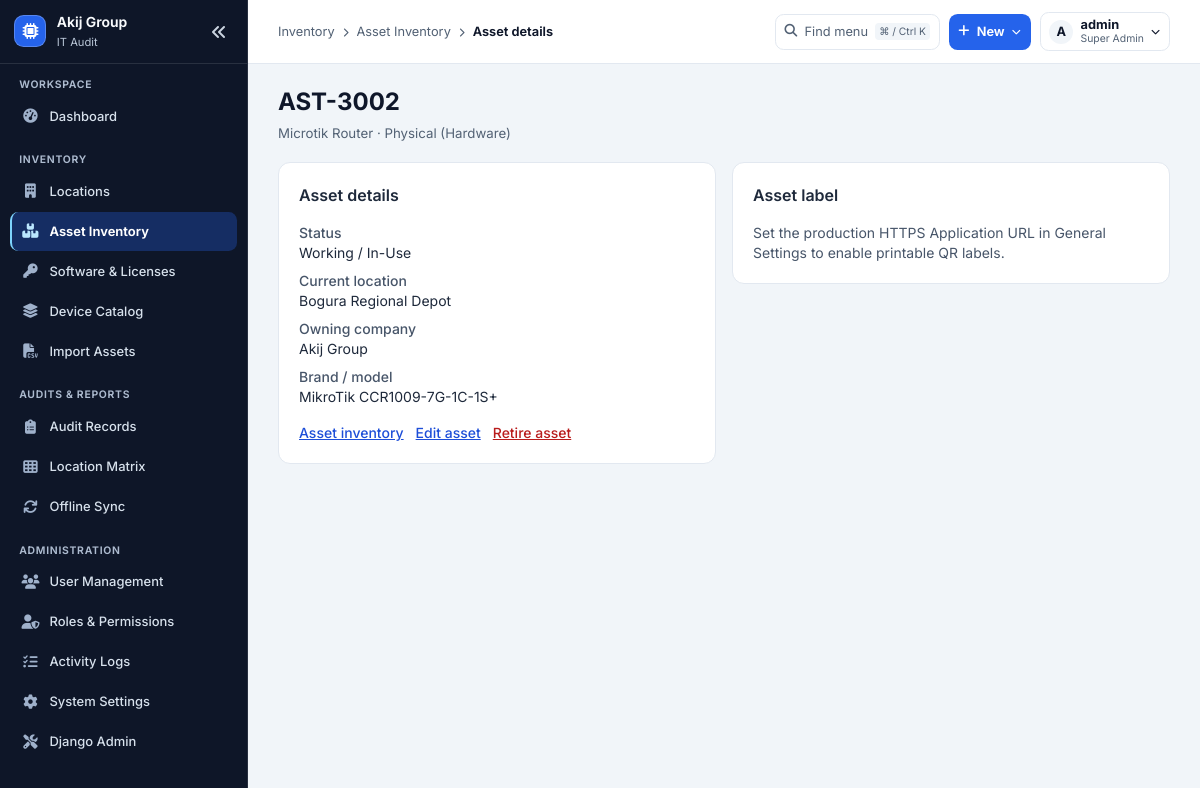
Screenshot of /assets/16/ (signed in) with the database file from the repository.
### apps/locations/models.py (models this page shows, shortened)
class Company(TimeStampedModel):
    name = models.CharField(max_length=150, default="Akij Group")
    short_code = models.CharField(max_length=20, default="AKIJ", unique=True)
    description = models.TextField(blank=True, null=True)
    class Meta:
        verbose_name_plural = "Companies"
        ordering = ['name']

class Location(TimeStampedModel):
    LOCATION_TYPES = (
        ('HEAD_OFFICE', 'Head Office'),
        ('FACTORY', 'Factory'),
        ('WAREHOUSE', 'Warehouse'),
        ('DEPOT', 'Depot'),
        ('BRANCH', 'Branch'),
    )
    DIVISION_CHOICES = (
        ('Dhaka', 'Dhaka'),
        ('Chattogram', 'Chattogram'),
        ('Sylhet', 'Sylhet'),
        ('Rajshahi', 'Rajshahi'),
        ('Khulna', 'Khulna'),
        ('Barishal', 'Barishal'),
        ('Rangpur', 'Rangpur'),
        ('Mymensingh', 'Mymensingh'),
    )
    company = models.ForeignKey(Company, on_delete=models.CASCADE, related_name='locations')
    location_id = models.CharField(max_length=30, unique=True, null=True, blank=True, verbose_name="Location ID", db_index=True)
    name = models.CharField(max_length=150, verbose_name="Location Name")
    code = models.CharField(max_length=50, unique=True, verbose_name="Location Code")
    location_type = models.CharField(max_length=20, choices=LOCATION_TYPES, default='FACTORY', verbose_name="Location Type")
    address = models.TextField(blank=True, null=True, verbose_name="Address")
    city = models.CharField(max_length=100, blank=True, null=True, verbose_name="City")
    division = models.CharField(max_length=50, choices=DIVISION_CHOICES, blank=True, null=True, verbose_name="Division")
    parent_location = models.ForeignKey('self', on_delete=models.SET_NULL, null=True, blank=True, related_name='sub_locations', verbose_name="Parent Location")
    contact_person = models.CharField(max_length=120, blank=True, null=True, verbose_name="Contact Person")
    contact_number = models.CharField(max_length=50, blank=True, null=True, verbose_name="Contact Number")
    description = models.TextField(blank=True, null=True, verbose_name="Description")
    class Meta:
        ordering = ['location_type', 'name']
    @property
    def in_charge_name(self):
        return self.contact_person or ""
    @property
    def in_charge_phone(self):
        return self.contact_number or ""

### apps/devices/models.py (models this page shows, shortened)
class Asset(TimeStampedModel):
    NATURE_CHOICES = (
        ('PHYSICAL', 'Physical (Hardware)'),
        ('LOGICAL', 'Logical / Virtual (Software/License/Cloud)'),
    )
    STATUS_CHOICES = (
        ('IN_USE', 'Working / In-Use'),
        ('BACKUP', 'Backup / Spare'),
        ('FAULTY', 'Faulty / Under Repair'),
        ('SCRAP', 'Damaged / Scrap'),
    )
    asset_nature = models.CharField(
        max_length=20,
        choices=NATURE_CHOICES,
        default='PHYSICAL',
        verbose_name="Asset Nature",
        db_index=True
    )
    asset_tag = models.CharField(max_length=50, unique=True, blank=True, verbose_name="Asset Tag / ID")
    retired_at = models.DateTimeField(null=True, blank=True, db_index=True)
    device_type = models.ForeignKey(DeviceType, on_delete=models.PROTECT, related_name='assets', verbose_name="Device / Asset Type")
    location = models.ForeignKey('locations.Location', on_delete=models.PROTECT, related_name='assets', verbose_name="Location")
    owning_company = models.ForeignKey('locations.Company', on_delete=models.PROTECT, null=True, blank=True, related_name='owned_assets')
    brand = models.CharField(max_length=100, blank=True, null=True, verbose_name="Brand / Manufacturer")
    model_name = models.CharField(max_length=120, blank=True, null=True, verbose_name="Model Name / No")
    serial_number = models.CharField(max_length=120, blank=True, null=True, verbose_name="Serial Number")
    vendor = models.CharField(max_length=120, blank=True, null=True, verbose_name="Vendor / Publisher")
    version = models.CharField(max_length=100, blank=True, null=True, verbose_name="Version / Edition")
    license_key = models.CharField(max_length=255, blank=True, null=True, verbose_name="License Key / Subscription ID")
    host_server = models.CharField(max_length=150, blank=True, null=True, verbose_name="Host Server / Cloud Cluster")
    COMPLIANCE_CHOICES = (
        ('GENUINE', 'Genuine / Officially Licensed'),
        ('CRACKED_PIRATED', 'Cracked / Pirated (Unlicensed - High Risk)'),
        ('UNLICENSED_EXPIRED', 'Unlicensed / Expired Trial'),
        ('FREE_OPEN_SOURCE', 'Free / Open Source (Approved)'),
        ('OEM_BUNDLED', 'OEM Bundled / Pre-installed'),
    )
    RISK_LEVEL_CHOICES = (
        ('LOW', 'Low Risk (Compliant / Open Source)'),
        ('MEDIUM', 'Medium Risk (Expired / Non-Critical)'),
        ('HIGH', 'High Risk (Pirated Application / EDR Detection)'),
        ('CRITICAL', 'Critical Risk (Cracked OS / Server / Production Threat)'),
    )
    REMEDIATION_CHOICES = (
        ('COMPLIANT', 'Compliant - No Action Needed'),
        ('PURCHASE_OFFICIAL', 'Procure Official License (Budget Required)'),
        ('REPLACE_WITH_OPEN_SOURCE', 'Replace with Free / Open Source Alternative'),
        ('REMOVE_IMMEDIATELY', 'Remove / Uninstall Immediately (Security Threat)'),
    )
    compliance_status = models.CharField(
        max_length=30,
        choices=COMPLIANCE_CHOICES,
        default='GENUINE',
        verbose_name="License Compliance Status",
        db_index=True
    )
    risk_level = models.CharField(
        max_length=20,
        choices=RISK_LEVEL_CHOICES,
        default='LOW',
        verbose_name="Risk Level",
        db_index=True
    )
    remediation_plan = models.CharField(
        max_length=35,
        choices=REMEDIATION_CHOICES,
        default='COMPLIANT',
        verbose_name="Remediation / Mitigation Plan"
    )
    seats_purchased = models.PositiveIntegerField(default=1, verbose_name="Total Seats / Licenses")
    seats_allocated = models.PositiveIntegerField(default=1, verbose_name="Allocated / Used Seats")
    department = models.CharField(max_length=100, blank=True, null=True, verbose_name="Department")
    assigned_user = models.CharField(max_length=120, blank=True, null=True, verbose_name="Assigned User / Employee")
    status = models.CharField(max_length=20, choices=STATUS_CHOICES, default='IN_USE', verbose_name="Status")
    ip_address = models.GenericIPAddressField(blank=True, null=True, verbose_name="IP Address")
    mac_address = models.CharField(max_length=50, blank=True, null=True, verbose_name="MAC Address")
    condition = models.CharField(max_length=60, blank=True)
    criticality = models.CharField(max_length=60, blank=True)
    ownership_type = models.CharField(max_length=60, blank=True)
    procurement_type = models.CharField(max_length=60, blank=True)
    currency = models.CharField(max_length=3, blank=True)
    purchase_date = models.DateField(blank=True, null=True, verbose_name="Purchase Date")
    warranty_expiry = models.DateField(blank=True, null=True, verbose_name="Warranty Expiry")
    remarks = models.TextField(blank=True, null=True, verbose_name="Remarks / Specifications")
    class Meta:
        ordering = ['location', '-created_at']

class DeviceType(TimeStampedModel):
    category = models.ForeignKey(DeviceCategory, on_delete=models.CASCADE, related_name='devices')
    name = models.CharField(max_length=120)
    tag_category_code = models.CharField(max_length=4, choices=TAG_CATEGORY_CHOICES, blank=True)
    order = models.PositiveIntegerField(default=1)
    is_count_only = models.BooleanField(default=False, help_text="False for individual asset tracking")
    remarks = models.CharField(max_length=255, blank=True, null=True)
    class Meta:
        ordering = ['category__order', 'order', 'name']
        unique_together = ('category', 'name')

### apps/devices/views.py (the view)
# urls.py: path('assets/<int:asset_id>/', asset_detail_view, name='asset_detail'),
@roles_required(*DASHBOARD_ROUTES)
@require_safe
def asset_detail_view(request, asset_id):
    asset = scoped_asset(request, asset_id)
    return render(request, 'devices/asset_detail.html', {
        'asset': asset, 'label_url': asset_label_url(request, asset),
        'status_label': dict(asset_status_choices(request_preferences(request))).get(asset.status, asset.get_status_display()),
    })

### templates/devices/asset_detail.html (shortened to what this page needs)
{% extends 'base.html' %}
{% block header_title %}{{ asset.asset_tag }}{% endblock %}
{% block header_subtitle %}{{ asset.device_type.name }} · {{ asset.get_asset_nature_display }}{% endblock %}
{% block content %}
<div class="grid max-w-4xl items-start gap-4 md:grid-cols-2">
    <section class="no-print space-y-4 rounded-xl border border-slate-200 bg-white p-5">
        <h2 class="text-base font-semibold">Asset details</h2>
        <dl class="space-y-2 text-sm">
            <div><dt class="font-medium text-slate-600">Status</dt><dd>{% if asset.retired_at %}Retired on {{ asset.retired_at|date:portal.date_format }}{% else %}{{ status_label }}{% endif %}</dd></div>
            <div><dt class="font-medium text-slate-600">Current location</dt><dd>{{ asset.location.name }}</dd></div>
            <div><dt class="font-medium text-slate-600">Owning company</dt><dd>{% if asset.owning_company %}{{ asset.owning_company.name }}{% else %}{{ asset.location.company.name }}{% endif %}</dd></div>
            {% if asset.brand or asset.model_name %}<div><dt class="font-medium text-slate-600">Brand / model</dt><dd>{{ asset.brand|default:'' }} {{ asset.model_name|default:'' }}</dd></div>{% endif %}
        </dl>
        <div class="flex flex-wrap gap-3 text-sm">
            <a class="font-medium text-blue-700 underline" href="{% url 'asset_list' %}">Asset inventory</a>
            {% if not asset.retired_at %}
            <a class="font-medium text-blue-700 underline" href="{% url 'asset_edit' asset.pk %}">Edit asset</a>
            <a class="font-medium text-red-700 underline" href="{% url 'asset_retire' asset.pk %}">Retire asset</a>
            {% endif %}
        </div>
    </section>
    {% if asset.asset_nature == 'PHYSICAL' %}
    <section class="asset-label-panel rounded-xl border border-slate-200 bg-white p-5">
        <h2 class="no-print mb-4 text-base font-semibold">Asset label</h2>
        {% if label_url %}
        <div id="print-asset-label" class="inline-flex items-center gap-3 border border-slate-200 bg-white p-3 text-black">
            <img src="{% url 'asset_label_qr' asset.pk %}" width="86" height="86" alt="QR code for {{ asset.asset_tag }}">
            <div><p>{{ portal.organization_name }}</p><p class="font-mono font-bold">{{ asset.asset_tag }}</p></div>
        </div>
        <div class="no-print mt-4 flex flex-wrap gap-3 text-sm">
            <button type="button" onclick="window.print()" class="rounded-lg bg-blue-600 px-3 py-2 font-semibold text-white">Print QR label</button>
            <a href="{{ label_url }}" class="px-1 py-2 text-blue-700 underline">Open scan link</a>
        </div>
        {% else %}
        <p class="text-sm text-slate-600">Set the production HTTPS Application URL in General Settings to enable printable QR labels.</p>
        {% endif %}
    </section>
    {% endif %}
</div>
{% endblock %}

### templates/navigation/sidebar.html (shortened to what this page needs)
<aside id="portal-sidebar" class="portal-sidebar no-print" data-collapsed="{{ portal.sidebar_collapsed|yesno:'true,false' }}" data-account="{{ request.user.pk }}">
    <div class="portal-sidebar-heading">
        <a class="portal-identity" href="{% url 'dashboard' %}" title="{{ portal.group_name|default:portal.organization_name }}">
            <span class="portal-identity-logo">
                {% firstof portal.sidebar_logo portal.application_logo portal.group_logo as sidebar_logo %}
                {% if sidebar_logo %}<img src="{{ sidebar_logo }}" alt="">{% else %}<i class="fa-solid fa-microchip" aria-hidden="true"></i>{% endif %}
            </span>
            <span class="portal-identity-copy">
                <strong>{{ portal.group_name|default:portal.organization_name }}</strong>
                <small>{{ portal.application_short_name }}</small>
            </span>
        </a>
        <button type="button" class="portal-icon-button portal-sidebar-collapse" data-sidebar-collapse aria-controls="portal-primary-navigation" aria-expanded="{{ portal.sidebar_collapsed|yesno:'false,true' }}" aria-label="{% if portal.sidebar_collapsed %}Expand sidebar{% else %}Collapse sidebar{% endif %}">
            <i class="fa-solid fa-angles-left" aria-hidden="true"></i>
        </button>
    </div>
    <nav id="portal-primary-navigation" class="portal-primary-navigation" aria-label="Main navigation">
        {% for group in nav_sections %}
        <section class="portal-nav-group" aria-labelledby="portal-nav-group-{{ forloop.counter }}">
            <h2 id="portal-nav-group-{{ forloop.counter }}" class="portal-nav-heading">{{ group.label }}</h2>
            <ul>
                {% for link in group.links %}
                <li><a href="{{ link.url }}" class="portal-nav-link" title="{{ link.label }}" {% if link.current %}aria-current="{{ link.current }}"{% endif %}>
                    <i class="fa-solid {{ link.icon }}" aria-hidden="true"></i>
                    <span class="portal-nav-label">{{ link.label }}</span>
                </a></li>
                {% endfor %}
            </ul>
        </section>
        {% endfor %}
    </nav>
</aside>

### templates/navigation/actions.html (shortened to what this page needs)
<div class="portal-toolbar-actions">
    {% if nav_sections %}
    <button type="button" class="portal-quick-button" data-open-command aria-label="Find in navigation" aria-keyshortcuts="Control+k Meta+k">
        <i class="fa-solid fa-magnifying-glass" aria-hidden="true"></i>
        <span>Find menu</span><kbd>⌘ / Ctrl K</kbd>
    </button>
    <details class="portal-popover">
        <summary class="portal-create-button"><i class="fa-solid fa-plus" aria-hidden="true"></i><span>New</span><i class="fa-solid fa-chevron-down portal-chevron" aria-hidden="true"></i></summary>
    </details>
    {% endif %}
    {% if request.user.is_authenticated %}
    <details class="portal-popover">
        <summary class="portal-account-button" aria-label="Account menu">
            <span class="portal-avatar" aria-hidden="true">{{ request.user.username|slice:':1'|upper }}</span>
            <span class="portal-account-label"><strong>{{ request.user.get_short_name|default:request.user.username }}</strong><small>{{ administration_role|default:'User' }}</small></span>
            <i class="fa-solid fa-chevron-down portal-chevron" aria-hidden="true"></i>
        </summary>
    </details>
    {% endif %}
</div>

### rows the page displays
Company: group_name "Akij Group"
Asset: asset_tag "AST-3002", device_type.name "Microtik Router", asset_nature "Physical (Hardware)", location.name "Bogura Regional Depot", owning_company.name "Akij Group", brand "MikroTik", model_name "CCR1009-7G-1C-1S+"

### other values shown
{{ portal.application_short_name }} "IT Audit"
{{ group.label }} "WORKSPACE" "INVENTORY" "AUDITS & REPORTS" "ADMINISTRATION"
{{ link.label }} "Dashboard" "Locations" "Asset Inventory" "Software & Licenses" "Device Catalog" "Import Assets" "Audit Records" "Location Matrix" "Offline Sync" "User Management" "Roles & Permissions" "Activity Logs" "System Settings" "Django Admin"
{{ nav_current.group }} "Inventory"
{{ nav_current.label }} "Asset Inventory"
{{ nav_current.subpage }} "Asset details"
{{ request.user.username|slice:':1'|upper }} "A"
{{ request.user.get_short_name|default:request.user.username }} "admin"
{{ administration_role|default:'User' }} "Super Admin"
{{ status_label }} "Working / In-Use"
